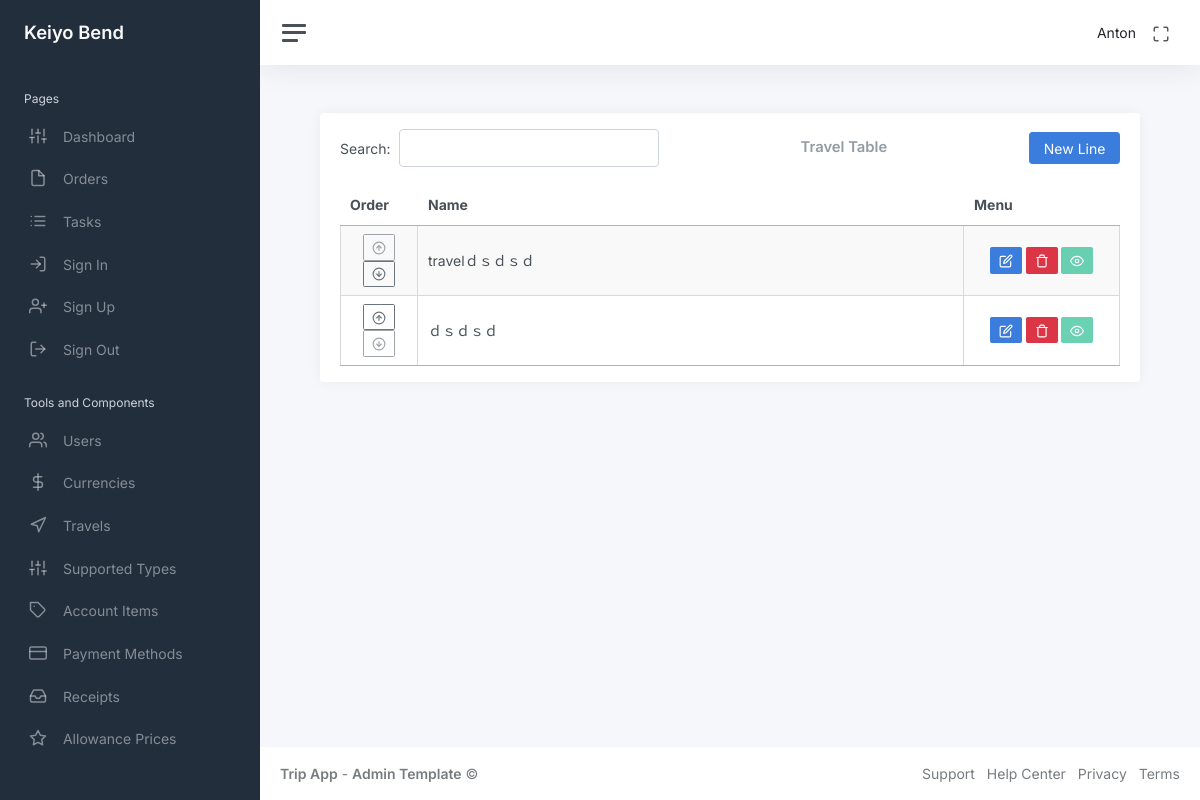
/admin_menu/travel_table (signed in), run on an earlier commit of the app's database.
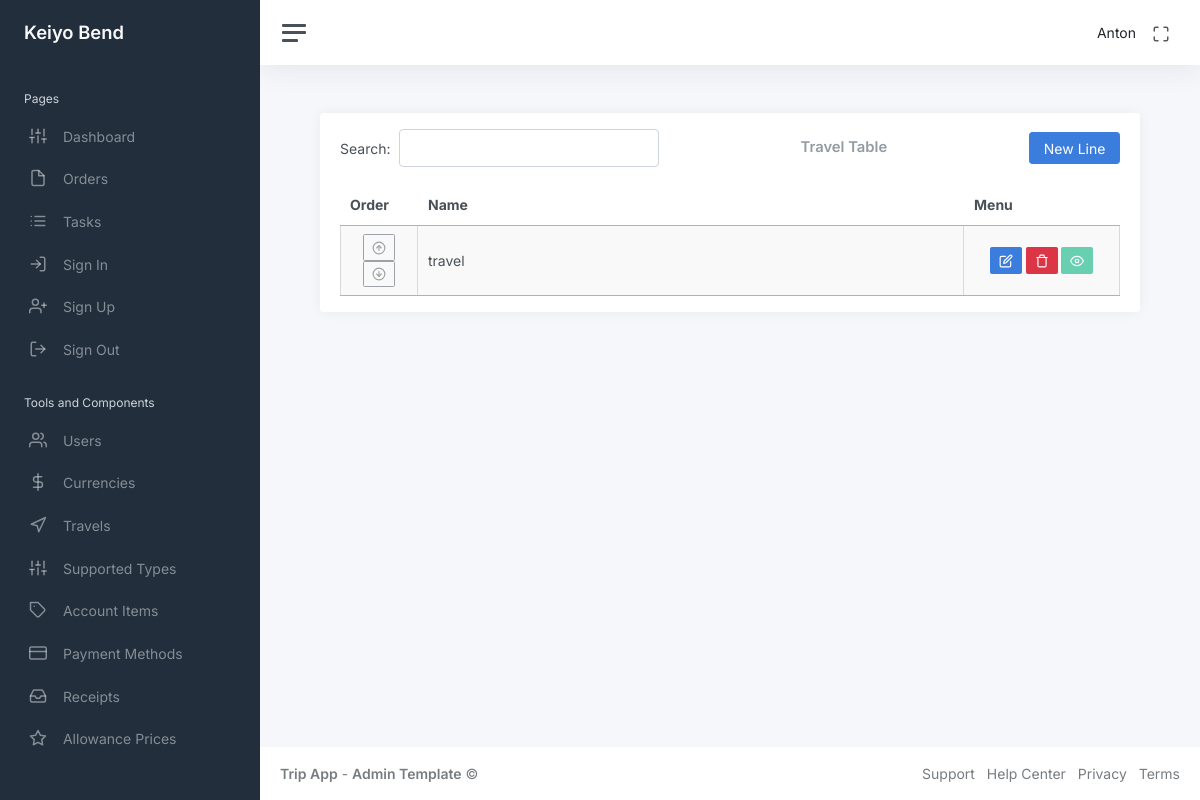
And on a later commit of the database.
### app/admin/models/travel.py (models this page shows, shortened)
class Travel(db.Model):
    id: so.Mapped[int] = so.mapped_column(primary_key=True)
    travelName: so.Mapped[str] = so.mapped_column(sa.String(), nullable=False, default=None)
    is_show: so.Mapped[bool] = so.mapped_column(sa.Boolean(), default=True, index=True)
    order: so.Mapped[int] = so.mapped_column(sa.Integer(), nullable=False, index=True, default=1)
    orders = db.relationship("Order", back_populates="travels_id", cascade="all, delete-orphan")

### app/admin/routes/travels/travel_table.py (the view)
@bp.route("/admin_menu/travel_table")
@login_required
def travel_table():
    travels = db.session.scalars(sa.select(Travel).order_by(Travel.order)).all()
    return render_template("admin/travel_table.html", title="Travel Table", travels=travels)

### app/auth/models/user.py (called while the page is built)
@login.user_loader
def load_user(id):
    return db.session.get(User, int(id))

### app/admin/templates/admin/travel_table.html (shortened to what this page needs)
<!DOCTYPE html>
{% extends "main/base.html" %}
{% block content %}
<link rel="stylesheet" href="{{ url_for('admin.static', filename='css/travel_table_style.css') }}">
<div class="container-fluid p-0">
    <div class="row">
        <div class="col-md-12 ms-sm-auto col-lg-12 px-md-4">
            <div class="card flex-fill">
                <div class="card-header py-3">
                    <div class="d-flex justify-content-between align-items-center">
                        <div id="datatableSearch"></div>
                        <h3 class="card-title mb-0">Travel Table</h3>
                        <button class="btn btn-primary btn-add" id="btn-add">New Line</button>
                    </div>
                </div>
                <div class="card-body py-0 mb-3">
                    <table class="display cell-border" style="width: 100%" id="travelTable">
                        <thead>
                            <tr style="text-align: center;">
                                <th class="col-order">Order</th>
                                <th class="col-name">Name</th>
                                <th class="col-menu">Menu</th>
                            </tr>
                        </thead>
                        <tbody>
                            {% for travel in travels %}
                            <tr data-id="{{ travel.id }}" data-order="{{ travel.order }}">
                                <td style="text-align:center">
                                    <button class="btn btn-sm btn-outline-secondary move-up"><i class="align-middle"
                                            data-feather="arrow-up-circle"></i></button>
                                    <button class="btn btn-sm btn-outline-secondary move-down"><i class="align-middle"
                                            data-feather="arrow-down-circle"></i></button>
                                </td>
                                <td class="view-mode travel-cell">{{ travel.travelName }}</td>
                                <td style="text-align:center">
                                    <button class="btn btn-primary btn-sm btn-edit"><i class="align-middle"
                                            data-feather="edit"></i></button>
                                    <button class="btn btn-danger btn-sm btn-delete"><i class="align-middle"
                                            data-feather="trash"></i></button>
                                    <button
                                        class="btn btn-sm btn-show-travel {{ 'btn-success' if travel.is_show else 'btn-danger' }}"
                                        disabled>
                                        {% if travel.is_show %}
                                        <i class="align-middle" data-feather="eye"></i>
                                        {% else %}
                                        <i class="align-middle" data-feather="eye-off"></i>
                                        {% endif %}
                                    </button>
                                </td>
                            </tr>
                            {% endfor %}
                        </tbody>
                    </table>
                </div>
            </div>
        </div>
    </div>
</div>
{% endblock %}

What changed in the data, as far as the page shows it:
removed Travel: travelName "ｄｓｄｓｄ", is_show True (drawn)
changed Travel: travelName "travelｄｓｄｓｄ" → "travel"
